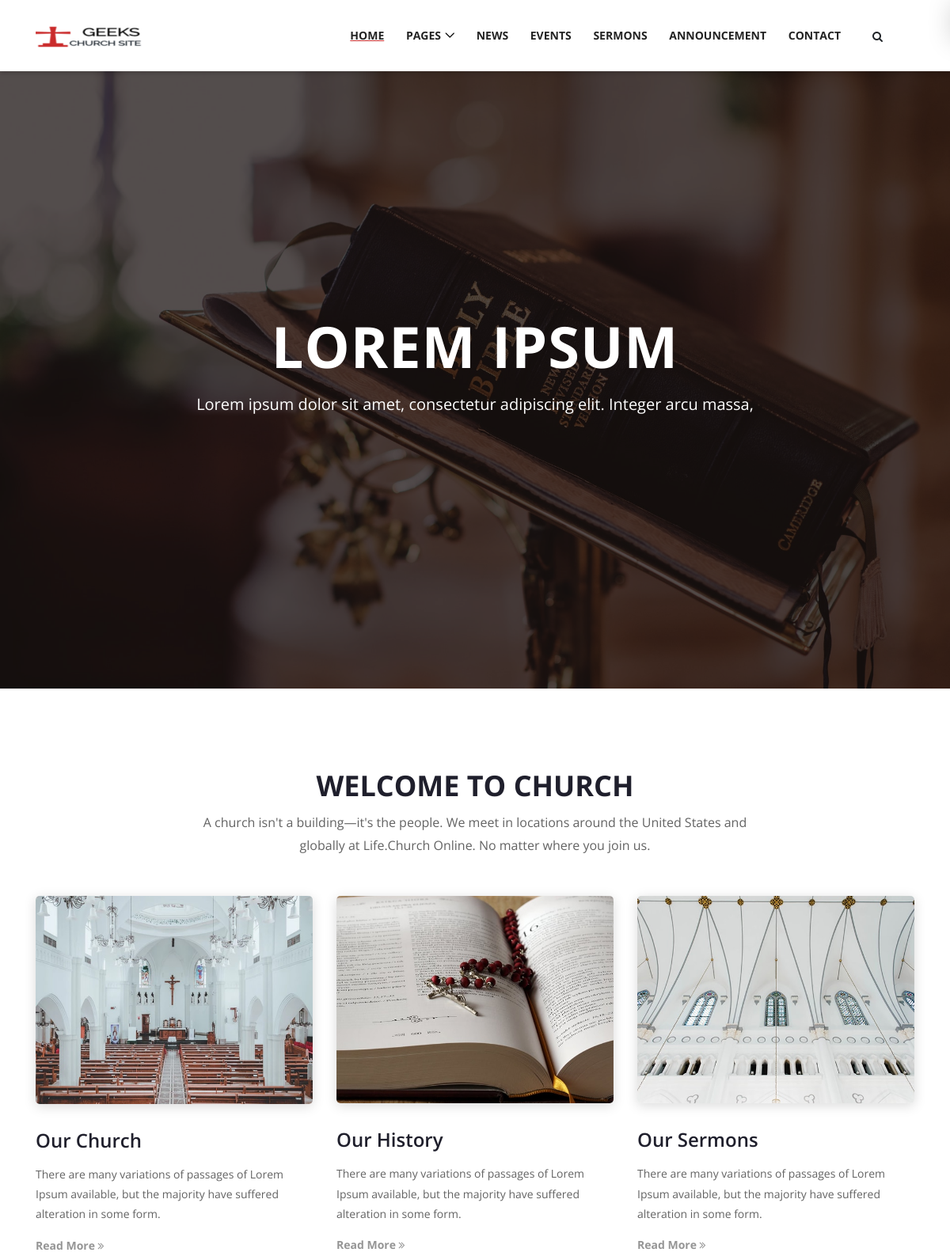
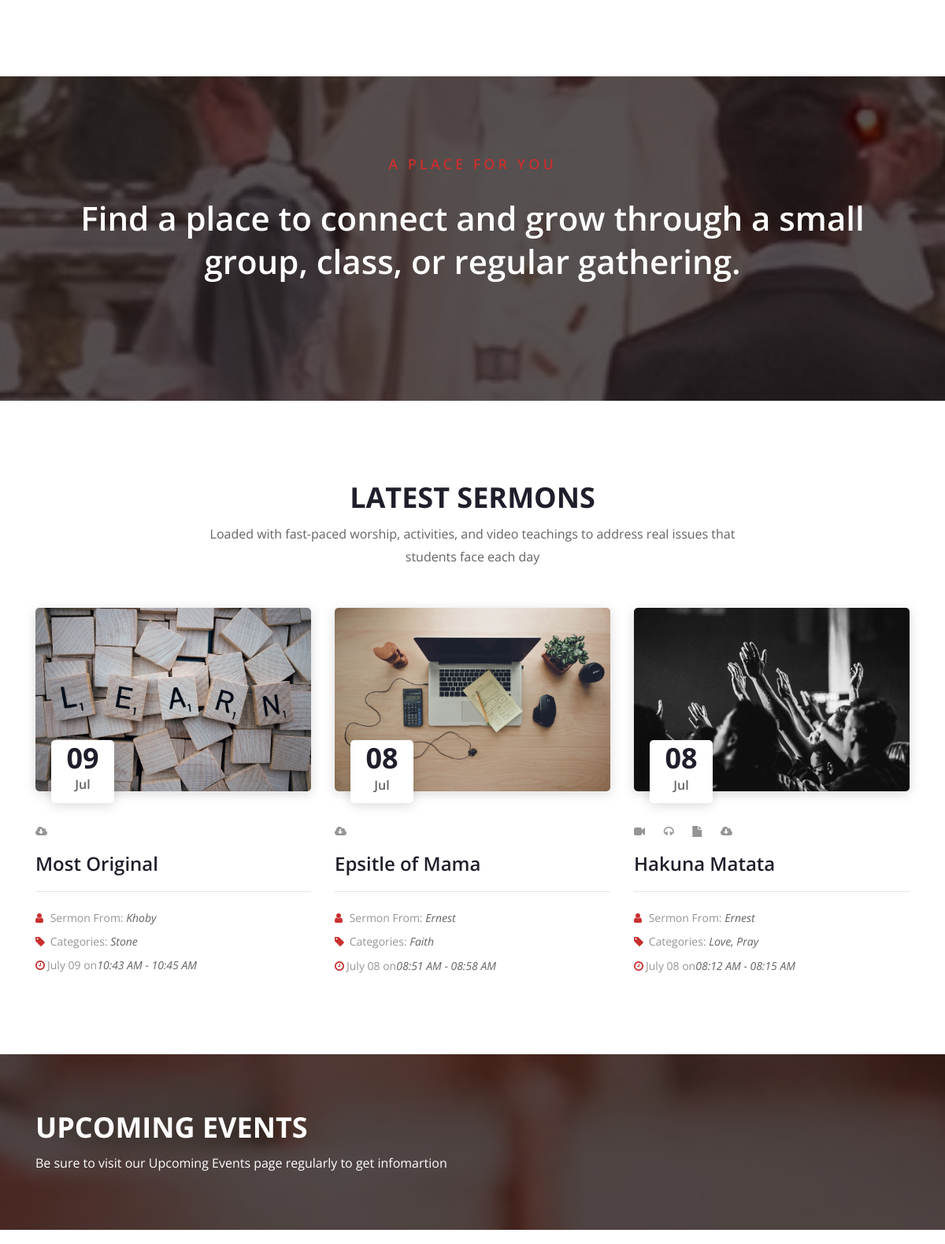
The page / (upper part) on the database its author committed (2 pictures, top to bottom).
### blog/models.py (models this page shows, shortened)
class Sermon(models.Model):
    date_of_sermon = models.DateTimeField()  # only the month and the day
    time_start = models.DateTimeField()
    time_end = models.DateTimeField()
    format_video = models.URLField(max_length=1000, blank=True, null=True)
    format_audio = models.FileField(upload_to='Sermon/Audio/', blank=True, null=True)
    format_doc = models.FileField(upload_to='Sermon/Document/', blank=True, null=True)
    picture = models.ImageField(upload_to='Sermon/pictures', null=True)
    title = models.CharField(max_length=100)
    preacher = models.CharField(max_length=150)
    category = models.CharField(max_length=50, null=True)
    content = models.TextField()
    slug = models.SlugField()
    def get_absolute_url(self):
        return reverse('blog-sermon-detail', kwargs={'slug': self.slug})

### blog/views.py (the view)
# urls.py: path('', views.index, name='blog-home'),
def index(request):
    sermon = Sermon.objects.all().order_by('-id')[:3]
    gallery = Gallery.objects.all()
    event = Event.objects.all().order_by('-id')[:4]
    news = News.objects.all().order_by('-id')[:3]
    context = {'sermon': sermon, 'event': event, 'news': news, 'gallery': gallery}
    return render(request, 'blog/index.html', context)

### blog/models.py (called while the page is built)
    def get_absolute_url(self):
        return reverse('blog-news-detail', kwargs={'slug': self.slug})

### blog/templates/blog/index.html (shortened to what this page needs)
{% extends 'blog/base_main.html' %}
{% load static %}
{% block content %}
    <section class="hero-area hero-post-slides owl-carousel">
        <div class="single-hero-slide bg-img bg-overlay d-flex align-items-center justify-content-center" style="background-image: url({%  static 'blog/img/bg-img/bible-blur-christ-372326.jpg' %});">
            <div class="container">
                <div class="row">
                    <div class="col-12">
                        <div class="hero-slides-content">
                            <h2 data-animation="fadeInUp" data-delay="100ms">LOREM IPSUM</h2>
                            <p data-animation="fadeInUp" data-delay="300ms">Lorem ipsum dolor sit amet, consectetur adipiscing elit. Integer arcu massa,</p>
                        </div>
                    </div>
                </div>
            </div>
        </div>
    </section>
    <section class="about-area section-padding-100-0">
        <div class="container">
            <div class="row">
                <div class="col-12">
                    <div class="section-heading">
                        <h2>Welcome To Church</h2>
                        <p>A church isn't a building—it's the people. We meet in locations around the United States and globally at Life.Church Online. No matter where you join us.</p>
                    </div>
                </div>
            </div>
            <div class="row about-content justify-content-center">
                <div class="col-12 col-md-6 col-lg-4">
                    <div class="about-us-content mb-100">
                        <img src="{% static 'blog/img/bg-img/3.jpg' %}" alt="">
                        <div class="about-text">
                            <h4>Our Church</h4>
                            <p>There are many variations of passages of Lorem Ipsum available, but the majority have suffered alteration in some form.</p>
                            <a href="{% url 'blog-about' %}">Read More <i class="fa fa-angle-double-right"></i></a>
                        </div>
                    </div>
                </div>
                <div class="col-12 col-md-6 col-lg-4">
                    <div class="about-us-content mb-100">
                        <img src="{% static 'blog/img/bg-img/4.jpg' %}" alt="">
                        <div class="about-text">
                            <h4>Our History</h4>
                            <p>There are many variations of passages of Lorem Ipsum available, but the majority have suffered alteration in some form.</p>
                            <a href="#">Read More <i class="fa fa-angle-double-right"></i></a>
                        </div>
                    </div>
                </div>
                <div class="col-12 col-md-6 col-lg-4">
                    <div class="about-us-content mb-100">
                        <img src="{% static 'blog/img/bg-img/5.jpg' %}" alt="">
                        <div class="about-text">
                            <h4>Our Sermons</h4>
                            <p>There are many variations of passages of Lorem Ipsum available, but the majority have suffered alteration in some form.</p>
                            <a href="{% url 'blog-sermon' %}">Read More <i class="fa fa-angle-double-right"></i></a>
                        </div>
                    </div>
                </div>
            </div>
        </div>
    </section>
    <section class="call-to-action-area section-padding-100 bg-img bg-overlay" style="background-image: url({% static 'blog/img/bg-img/6.jpg' %})">
        <div class="container">
            <div class="row">
                <div class="col-12">
                    <div class="call-to-action-content text-center">
                        <h6>A Place For You</h6>
                        <h2>Find a place to connect and grow through a small group, class, or regular gathering.</h2>
                    </div>
                </div>
            </div>
        </div>
    </section>
    <section class="latest-sermons-area section-padding-100-0">
        <div class="container">
            <div class="row">
                <div class="col-12">
                    <div class="section-heading">
                        <h2>Latest Sermons</h2>
                        <p>Loaded with fast-paced worship, activities, and video teachings to address real issues that students face each day</p>
                    </div>
                </div>
            </div>
            <div class="row justify-content-center">
                <section class="latest-sermons-area">
                    <div class="container">
                        <div class="row">
                            {% for object in sermon %}
                            <div class="col-12 col-sm-6 col-lg-4">
                                <div class="single-latest-sermons mb-100">
                                    <div class="sermons-thumbnail">
                                        <a href="{{ object.get_absolute_url }}">
                                            <img src="{{ object.picture.url }}" alt="">
                                        </a>
                                        <div class="sermons-date">
                                            <h6><span>{{ object.date_of_sermon|date:"d" }}</span>{{ object.date_of_sermon|date:"M" }}</h6>
                                        </div>
                                    </div>
                                    <div class="sermons-content">
                                        <div class="sermons-cata">
                                            {% if object.format_video %}
                                            <a href="#" data-toggle="tooltip" data-placement="top" title="Video"><i class="fa fa-video-camera" aria-hidden="true"></i></a>
                                            {% endif %}
                                            {% if object.format_audio %}
                                            <a href="#" data-toggle="tooltip" data-placement="top" title="Audio"><i class="fa fa-headphones" aria-hidden="true"></i></a>
                                            {% endif %}
                                            {% if object.format_doc %}
                                            <a href="#" data-toggle="tooltip" data-placement="top" title="Docs"><i class="fa fa-file" aria-hidden="true"></i></a>
                                            {% endif %}
                                            <a href="#" data-toggle="tooltip" data-placement="top" title="Download"><i class="fa fa-cloud-download" aria-hidden="true"></i></a>
                                        </div>
                                        <a href="{{ object.get_absolute_url }}"><h4>{{ object.title }}</h4></a>
                                        <div class="sermons-meta-data">
                                            <p><i class="fa fa-user" aria-hidden="true"></i> Sermon From: <span>{{ object.preacher }}</span></p>
                                            <p><i class="fa fa-tag" aria-hidden="true"></i> Categories: <span>{{ object.category }}</span></p>
                                            <p><i class="fa fa-clock-o" aria-hidden="true"></i>{{ object.date_of_sermon|date:"F d " }}on<span>{{ object.time_start|date:"h:s A" }} - {{ object.time_end|date:"h:s A" }}</span></p>
                                        </div>
                                    </div>
                                </div>
                            </div>
                            {% endfor %}
                        </div>
                    </div>
                </section>
            </div>
        </div>
    </section>
    <section class="upcoming-events-area section-padding-0-100">
        <div class="upcoming-events-heading bg-img bg-overlay bg-fixed" style="background-image: url({% static 'blog/img/bg-img/1.jpg' %});">
            <div class="container">
                <div class="row">
                    <div class="col-12">
                        <div class="section-heading text-left white">
                            <h2>Upcoming Events</h2>
                            <p>Be sure to visit our Upcoming Events page regularly to get infomartion</p>
                        </div>
                    </div>
                </div>
            </div>
        </div>
    </section>
{% endblock content %}

### blog/static/blog/css/classy-nav.css (style rules this page uses)
* { margin: 0; padding: 0; }
body { font-family: "Roboto", sans-serif; }
img { height: auto; max-width: 100%; }
.bg-img { background-position: center center; background-size: cover; background-repeat: no-repeat; }
.justify-content-center { -webkit-box-pack: center; -ms-flex-pack: center; justify-content: center; }

### rows shown on the page
Sermon: picture (picture), date_of_sermon "09", date_of_sermon "Jul", title "Most Original", preacher "Khoby", category "Stone", date_of_sermon "July 09", time_start "10:43 AM", time_end "10:45 AM"
Sermon: picture (picture), date_of_sermon "08", date_of_sermon "Jul", title "Epsitle of Mama", preacher "Ernest", category "Faith", date_of_sermon "July 08", time_start "08:51 AM", time_end "08:58 AM"
Sermon: picture (picture), date_of_sermon "08", date_of_sermon "Jul", title "Hakuna Matata", preacher "Ernest", category "Love, Pray", date_of_sermon "July 08", time_start "08:12 AM", time_end "08:15 AM"
